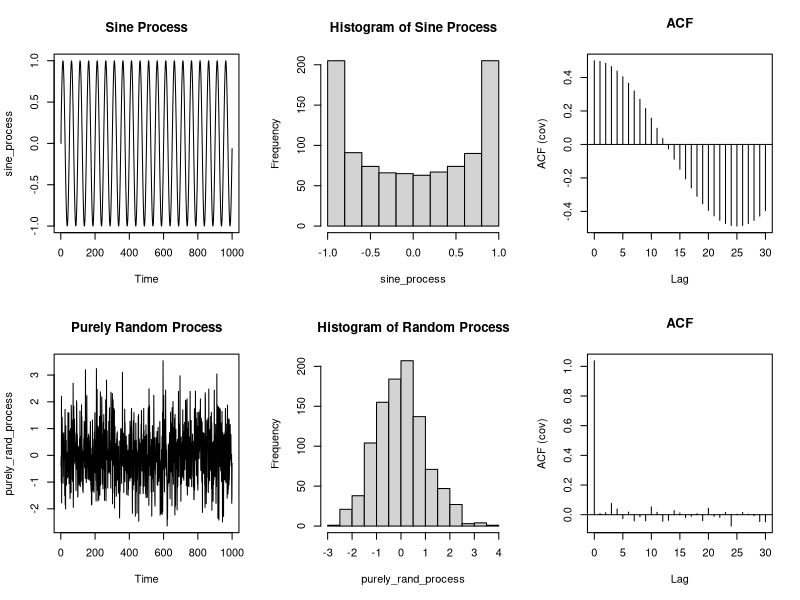

Here is the R script that generated this plot:
# Remove all variables from the RStudio Memory
rm(list = ls())
# Remove all visuals from the RStudio Memory
try(dev.off())

y = NULL
y[1] = 0

# Create a Sine wave Dataset
for(i in 2:1000){
  y[i] = sin(2*3.14*0.02*i)
}


purely_rand_process = ts(rnorm(1000))
sine_process = ts(y)
par(mfrow=c(2,3))
plot(sine_process, main='Sine Process')
hist(sine_process, main='Histogram of Sine Process')
acf(sine_process, type='covariance', main='ACF')


plot(purely_rand_process, main='Purely Random Process')
hist(purely_rand_process, main='Histogram of Random Process')
acf(purely_rand_process, type='covariance', main='ACF')